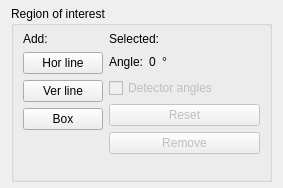
<?xml version="1.0" encoding="UTF-8"?>
<ui version="4.0">
 <class>Tools_ROIWidget</class>
 <widget class="QWidget" name="Tools_ROIWidget">
  <property name="geometry">
   <rect>
    <x>0</x>
    <y>0</y>
    <width>283</width>
    <height>188</height>
   </rect>
  </property>
  <property name="baseSize">
   <size>
    <width>283</width>
    <height>209</height>
   </size>
  </property>
  <property name="windowTitle">
   <string>Form</string>
  </property>
  <layout class="QGridLayout" name="gridLayout">
   <property name="topMargin">
    <number>6</number>
   </property>
   <property name="bottomMargin">
    <number>6</number>
   </property>
   <item row="0" column="0">
    <widget class="QGroupBox" name="groupBox">
     <property name="sizePolicy">
      <sizepolicy hsizetype="Minimum" vsizetype="Minimum">
       <horstretch>0</horstretch>
       <verstretch>0</verstretch>
      </sizepolicy>
     </property>
     <property name="title">
      <string>Region of interest</string>
     </property>
     <layout class="QHBoxLayout" name="horizontalLayout">
      <property name="topMargin">
       <number>6</number>
      </property>
      <property name="bottomMargin">
       <number>6</number>
      </property>
      <item>
       <layout class="QVBoxLayout" name="verticalLayout_2">
        <item>
         <widget class="QLabel" name="label">
          <property name="text">
           <string>Add:</string>
          </property>
         </widget>
        </item>
        <item>
         <widget class="QPushButton" name="horAddILROIBtn">
          <property name="maximumSize">
           <size>
            <width>16777215</width>
            <height>16777215</height>
           </size>
          </property>
          <property name="text">
           <string>Hor line</string>
          </property>
         </widget>
        </item>
        <item>
         <widget class="QPushButton" name="verAddILROIBtn">
          <property name="maximumSize">
           <size>
            <width>16777215</width>
            <height>16777215</height>
           </size>
          </property>
          <property name="text">
           <string>Ver line</string>
          </property>
         </widget>
        </item>
        <item>
         <widget class="QPushButton" name="addBoxROIBtn">
          <property name="text">
           <string>Box</string>
          </property>
         </widget>
        </item>
        <item>
         <spacer name="verticalSpacer">
          <property name="orientation">
           <enum>Qt::Vertical</enum>
          </property>
          <property name="sizeHint" stdset="0">
           <size>
            <width>20</width>
            <height>0</height>
           </size>
          </property>
         </spacer>
        </item>
       </layout>
      </item>
      <item>
       <layout class="QVBoxLayout" name="verticalLayout">
        <item>
         <widget class="QLabel" name="label_2">
          <property name="text">
           <string>Selected:</string>
          </property>
         </widget>
        </item>
        <item>
         <layout class="QHBoxLayout" name="horizontalLayout_2">
          <item>
           <widget class="QLabel" name="label_3">
            <property name="text">
             <string>Angle:</string>
            </property>
           </widget>
          </item>
          <item>
           <widget class="QLabel" name="anlgeROILbl">
            <property name="text">
             <string>0</string>
            </property>
           </widget>
          </item>
          <item>
           <widget class="QLabel" name="label_4">
            <property name="text">
             <string>°</string>
            </property>
           </widget>
          </item>
          <item>
           <spacer name="horizontalSpacer">
            <property name="orientation">
             <enum>Qt::Horizontal</enum>
            </property>
            <property name="sizeHint" stdset="0">
             <size>
              <width>40</width>
              <height>20</height>
             </size>
            </property>
           </spacer>
          </item>
         </layout>
        </item>
        <item>
         <widget class="QCheckBox" name="screenAngleROICheckBox">
          <property name="enabled">
           <bool>false</bool>
          </property>
          <property name="text">
           <string>Detector angles</string>
          </property>
         </widget>
        </item>
        <item>
         <widget class="QPushButton" name="resetROIBtn">
          <property name="enabled">
           <bool>false</bool>
          </property>
          <property name="text">
           <string>Reset</string>
          </property>
         </widget>
        </item>
        <item>
         <widget class="QPushButton" name="removeROIBtn">
          <property name="enabled">
           <bool>false</bool>
          </property>
          <property name="text">
           <string>Remove</string>
          </property>
         </widget>
        </item>
        <item>
         <spacer name="verticalSpacer_2">
          <property name="orientation">
           <enum>Qt::Vertical</enum>
          </property>
          <property name="sizeHint" stdset="0">
           <size>
            <width>20</width>
            <height>0</height>
           </size>
          </property>
         </spacer>
        </item>
       </layout>
      </item>
     </layout>
    </widget>
   </item>
  </layout>
 </widget>
 <resources/>
 <connections/>
</ui>
